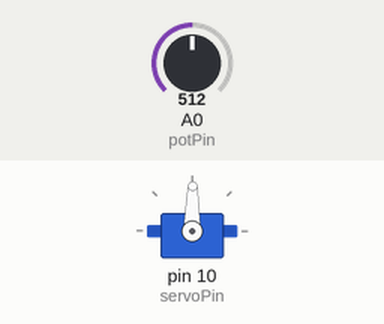
The sketch below on a simulated Arduino Uno, built with avr-gcc and run on an emulated ATmega328P. Shown: servo. The test bench sets the inputs (shaded band); at power-on: A0 (potPin) = 512.

Above: at 1.2 s.
1.3 s: A0 (potPin) set to 716
At 2.5 s:
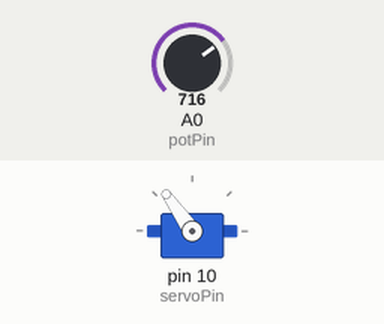
2.8 s: A0 (potPin) set to 900
At 3.7 s:
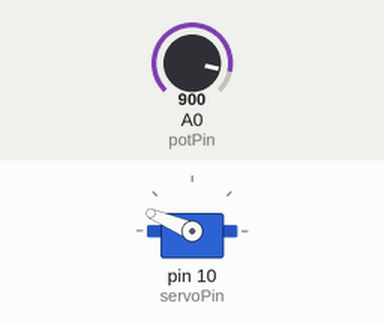
4.3 s: A0 (potPin) set to 1023
At 4.7 s:
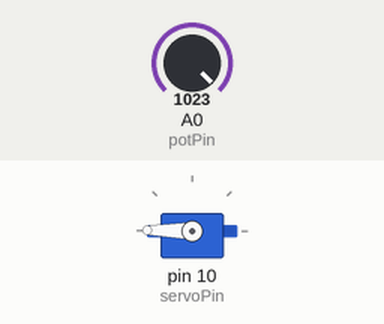
5.8 s: A0 (potPin) set to 306
At 6.9 s:
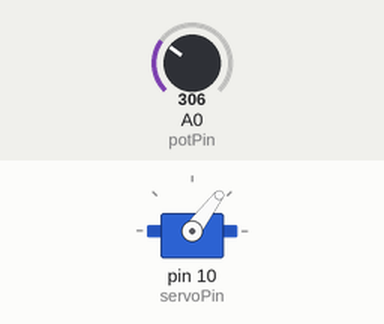
7.3 s: A0 (potPin) set to 122
At 7.9 s:
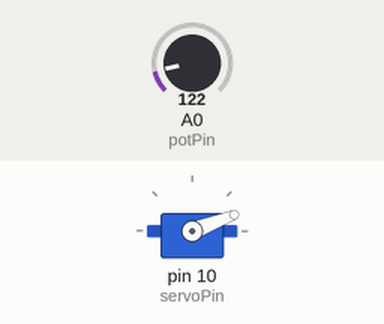
8.8 s: A0 (potPin) set to 511
At 10.2 s:
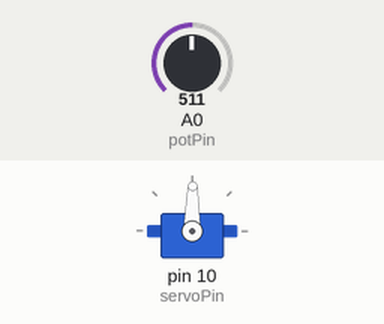
Timing chart, 0 to 11.3 s (numbered marks = the images above; inputs shaded):
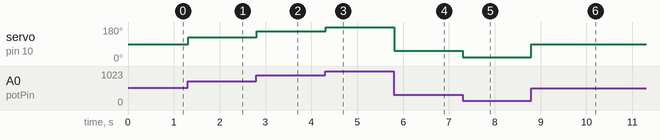

The sketch:

lab4part1.ino
```cpp
#include <Servo.h>

Servo spinBoiz;
const int servoPin = 10;
const int potPin = A0;

int angle = 0;

void setup() {
  // put your setup code here, to run once:
  spinBoiz.attach(servoPin);
  Serial.begin(9600);
}

void loop() {
  // put your main code here, to run repeatedly:
  angle = analogRead(A0);
  //Serial.println(angle);
  angle = map(angle, 0, 1023, 0, 179);
  //Serial.println(angle);
  spinBoiz.write(angle);
  delay(20);
}
```

Measured:
- after the input at 1.3 s, servo on pin 10 (servoPin): 89° → 125° at once
- after the input at 2.8 s, servo on pin 10 (servoPin): 125° → 157° at once
- after the input at 4.3 s, servo on pin 10 (servoPin): 157° → 179° at once
- after the input at 5.8 s, servo on pin 10 (servoPin): 179° → 53° at once
- after the input at 7.3 s, servo on pin 10 (servoPin): 53° → 21° at once
- after the input at 8.8 s, servo on pin 10 (servoPin): 21° → 89° at once
